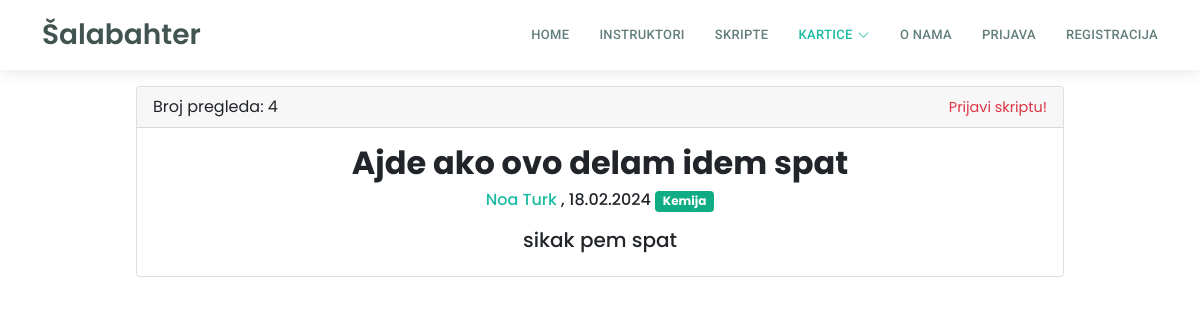
Page /kartice/grupa.php?grupa_id=5 on the committed database.
### tables this page shows
CREATE TABLE `grupekartica` (
  `grupa_id` int(11) NOT NULL,
  `grupa_naziv` varchar(255) DEFAULT NULL,
  `grupa_opis` text DEFAULT NULL,
  `datum_kreiranja` timestamp NOT NULL DEFAULT current_timestamp(),
  `vlasnik_id` int(11) DEFAULT NULL,
  `predmet_id` int(11) DEFAULT NULL,
  `javno` tinyint(1) DEFAULT 0,
  `broj_pregleda` int(11) DEFAULT 0
);

CREATE TABLE `korisnik` (
  `korisnik_id` int(11) NOT NULL,
  `ime` varchar(50) DEFAULT NULL,
  `prezime` varchar(50) DEFAULT NULL,
  `email` varchar(100) DEFAULT NULL,
  `lozinka` varchar(255) DEFAULT NULL,
  `adresa` varchar(255) DEFAULT NULL,
  `prebivaliste` varchar(255) NOT NULL,
  `mjesto` int(5) DEFAULT NULL,
  `slika_korisnika` varchar(255) DEFAULT NULL,
  `status_korisnika` int(20) DEFAULT NULL,
  `isAdmin` tinyint(1) NOT NULL
);

CREATE TABLE `predmeti` (
  `predmet_id` int(11) NOT NULL,
  `naziv_predmeta` varchar(255) DEFAULT NULL,
  `predmet_boja` varchar(255) NOT NULL,
  `slika_predmeta` varchar(255) DEFAULT NULL
);

### kartice/grupa.php (the view, shortened to what this page needs)
<?php
$con = require "../ukljucivanje/connection/spajanje.php";
$grupa_id = $_GET['grupa_id'];
$sqlGrupa = "SELECT * FROM grupekartica WHERE grupa_id = $grupa_id";
$rezultatSkripta = $con->query($sqlGrupa);
if($redSkripta = $rezultatSkripta->fetch_assoc()){
    $nazivGrupe = $redSkripta['grupa_naziv'];
    $opisGrupe = $redSkripta['grupa_opis'];
    $predmet_id = $redSkripta['predmet_id'];
    $datum = date('d.m.Y', strtotime($redSkripta['datum_kreiranja']));
    $kreator_id = $redSkripta['vlasnik_id'];
    $imePrezimeKorisnika = dohvatipodatkevlasnika($kreator_id);
    $sqlPredmet = "SELECT naziv_predmeta, predmet_boja FROM predmeti WHERE predmet_id = $predmet_id";
    $rezultatPredmet = $con->query($sqlPredmet);
    $redPredmet = $rezultatPredmet->fetch_assoc();
    $predmetNaziv = $redPredmet['naziv_predmeta'];
    $predmetBoja = $redPredmet['predmet_boja'];
}
    $sqlBrojPregleda = "SELECT broj_pregleda FROM grupekartica WHERE grupa_id = $grupa_id";
    $resultBrojPregleda = $con->query($sqlBrojPregleda);
    $rowBrojPregleda = $resultBrojPregleda->fetch_assoc();
    $brojpregleda = $rowBrojPregleda['broj_pregleda'];
function dohvatipodatkevlasnika($vlasnik_id)
{
    $con = require "../ukljucivanje/connection/spajanje.php";
    $sqlKorisnik = "SELECT ime, prezime FROM korisnik WHERE korisnik_id = $vlasnik_id";
    $resultKorisnik = $con->query($sqlKorisnik);
    $rowKorisnik = $resultKorisnik->fetch_assoc();
    $ime = $rowKorisnik['ime'];
    $prezime = $rowKorisnik['prezime'];
    return $ime . " " . $prezime;
}
?>
<!DOCTYPE html>
<html lang="hr">
<head>
    <?php include '../assets/css/stiliranjeSporedno.php'; ?>
</head>
<body>
    <?php include '../ukljucivanje/header.php'; ?>
    <div class="container mt-3">
        <div class="container">
            <div class="card mx-auto mt-3" style="width: 85%;">
                <div class="card-header">
                    <div class="row">
                        <div class="col">
                            <p class="card-text">Broj pregleda:
                                <?php echo " $brojpregleda ";?>
                            </p>
                        </div>
                        <div class="col text-right">
                            <a href="../dashboard/report.php?grupa_id=<?php echo $grupa_id; ?>"
                            class="text text-danger" style="font-size: 0.9rem;" aria-readonly="true">Prijavi skriptu!</a>
                        </div>
                    </div>
                </div>
                <div class="card-body">
                    <h2 class="card-title" style="font-family: Poppins; text-align: center;"><b>
                            <?php echo "$nazivGrupe"; ?>
                        </b></h2>
                    <h6 class="card-info" style="font-family: Poppins; text-align: center;"> <a class="link"
                            href="../profil?korisnik=<?php echo $kreator_id ?>">
                            <?php echo $imePrezimeKorisnika ?>
                        </a>,
                        <?php echo "$datum   ";  echo '<span class="badge" style="background-color: ' . $predmetBoja . ';">' . $predmetNaziv . '</span> '; ?>
                    </h6>
                    <h5 class="card-text mt-3" style="font-family: Poppins; text-align: center;">
                        <?php echo "$opisGrupe"; ?>
                    </h5>
            </div>
        </div>
    </div>
</body>
</html>

### assets/css/style.css (style rules this page uses)
body { font-family: "Poppins", sans-serif !important; background-color: #ffffff; }
a { text-decoration: none !important; color: #1bbca3; }
h1, h2, h3, h4, h5, h6 { font-family: "Poppins", sans-serif !important; }

### rows in the picture
grupekartica: broj_pregleda "4", grupa_naziv "Ajde ako ovo delam idem spat", vlasnik.prezime "Noa Turk", datum_kreiranja "18.02.2024", grupa_opis "sikak pem spat"
predmeti: naziv_predmeta "Kemija"
